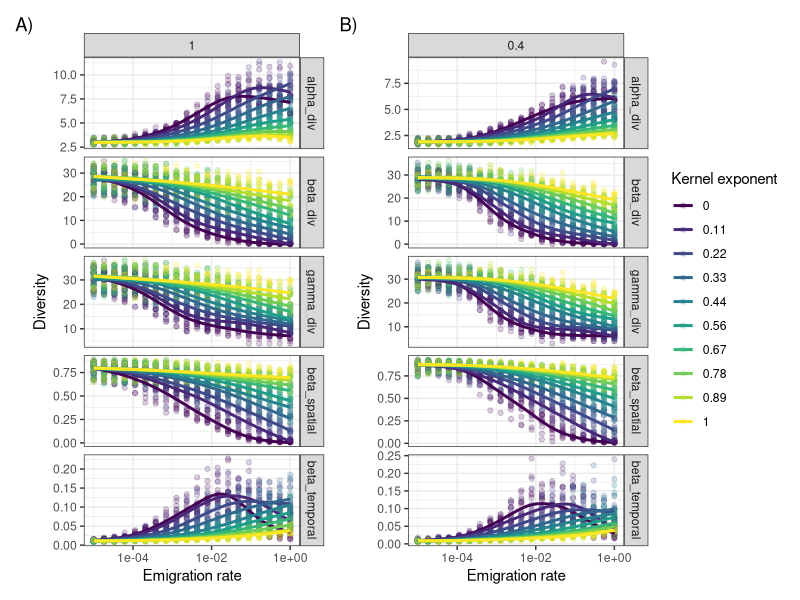
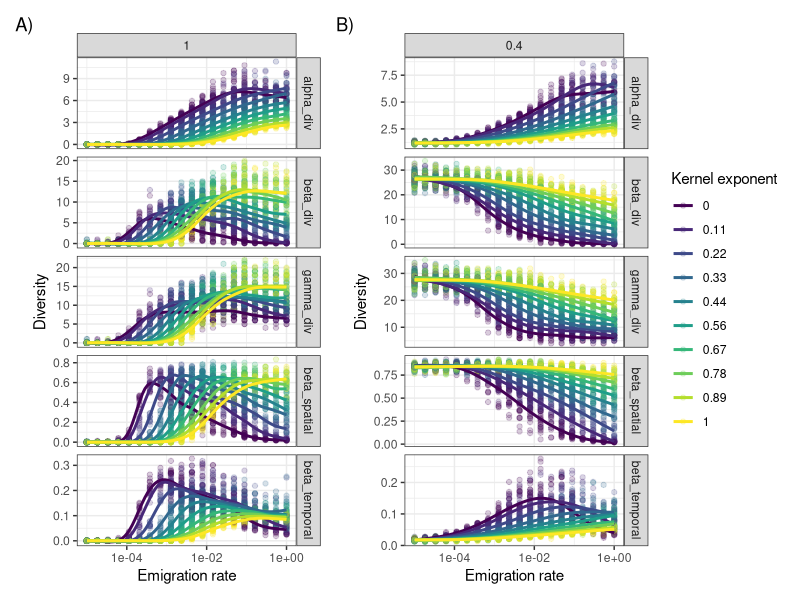
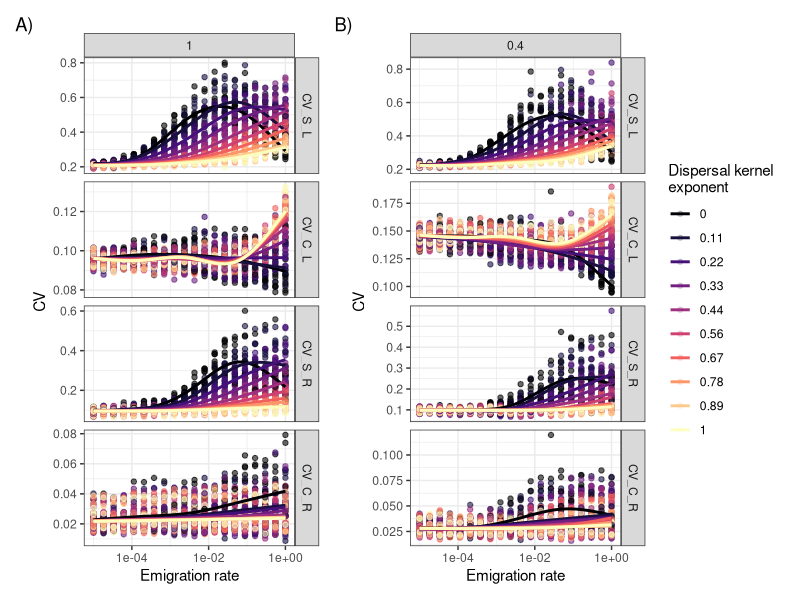
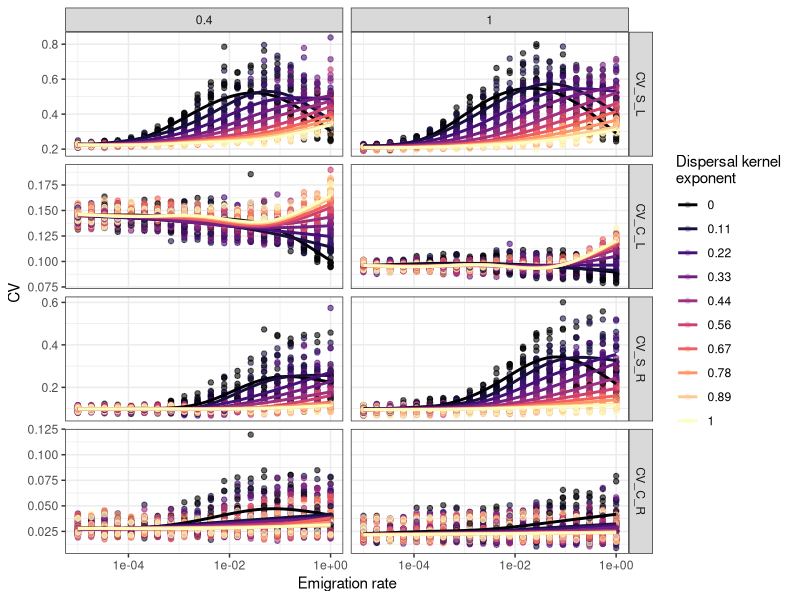
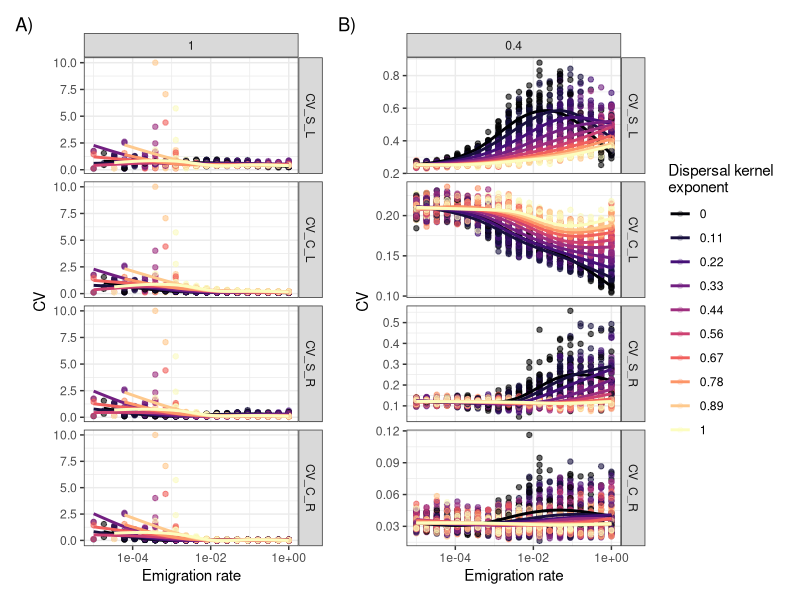
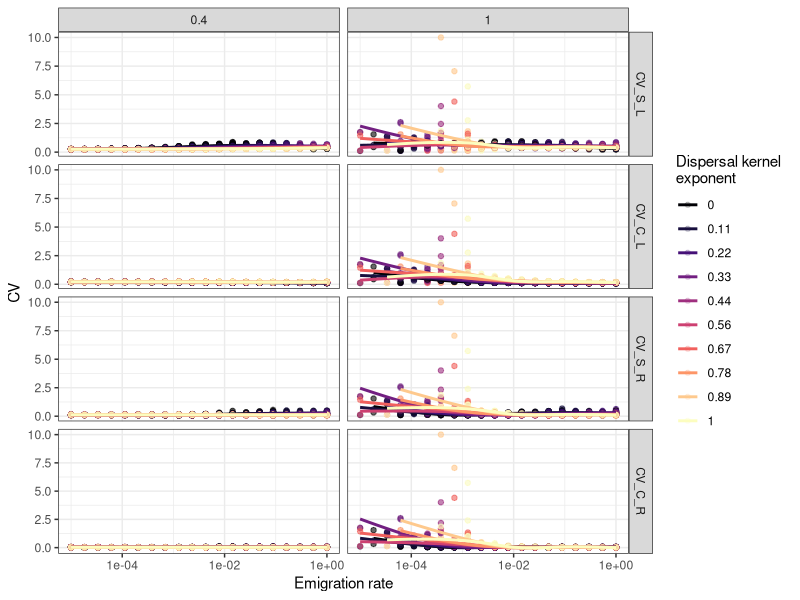
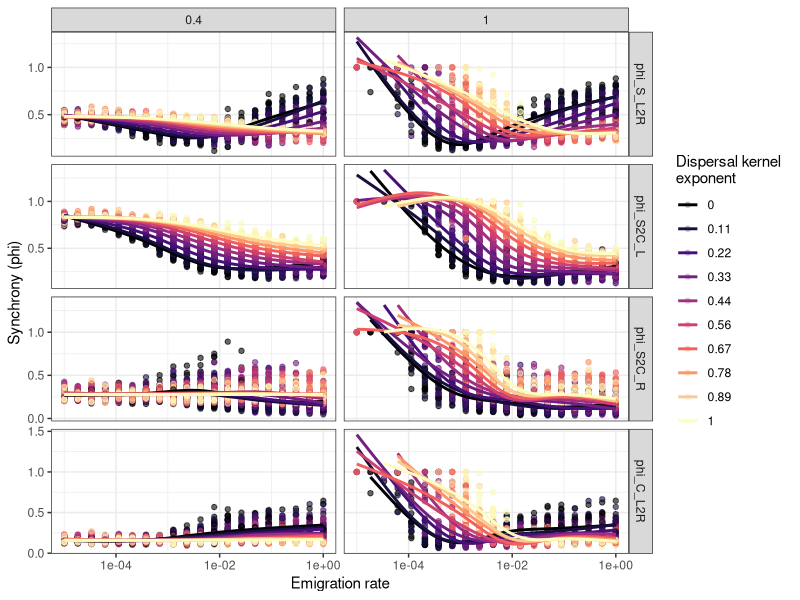
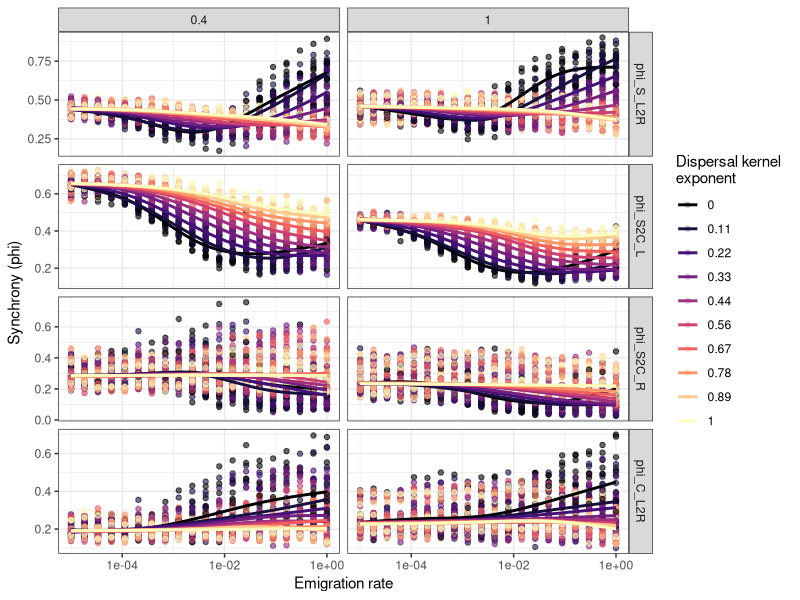

Reproduce these figures in R, in order. (Note: this script raises an error after producing the figures.)
library(tidyverse)
library(here)
library(patchwork)

theme_set(theme_bw())

variability <- read_csv(here("sim_output/variability_partitioning_disp_kernel_seedbank_2023-12-08_140313.336936.csv")) |> 
  bind_rows(read_csv(here("sim_output/variability_partitioning_disp_kernel_seedbank_2023-12-08_153919.129852.csv"))) |> 
  bind_rows(read_csv(here("sim_output/variability_partitioning_disp_kernel_seedbank_2023-12-08_173926.212731.csv"))) |> 
  bind_rows(read_csv(here("sim_output/variability_partitioning_disp_kernel_seedbank_2023-12-11_140319.539096.csv")))

# use additive diversity partitioning because some sites have mean alpha < 1, which makes beta hard to interpret  
variability <- variability |> mutate(beta_div = (gamma_div - alpha_div))
  

kernel_exps <- sort(unique(variability$kernel_exp))
disp_rates <- sort(unique(variability$disp_rate))
disturb_rates <- sort(unique(variability$disturb_rate))


# first analyze stable conditions

# Diversity patterns
div_long_stable <- variability %>% 
  filter(disturb_rate == 0) %>% 
  filter(condition == "stable") %>% 
  # pivot_longer(cols = c(CV_S_L, CV_C_L, CV_S_R, CV_C_R), 
  #              names_to = "variability", values_to = "CV") %>% 
  # pivot_longer(cols = c(phi_S_L2R, phi_C_L2R, phi_S2C_L, phi_S2C_R), 
  #              names_to = "synchrony", values_to = "phi") %>% 
  pivot_longer(cols = c(alpha_div, beta_div, gamma_div, beta_spatial, beta_temporal),
               names_to = "div_type", values_to = "diversity") %>% 
  mutate(#variability = factor(variability, levels = c("CV_S_L", "CV_C_L", "CV_S_R", "CV_C_R")),
    #synchrony = factor(synchrony, levels = c("phi_S_L2R", "phi_S2C_L", "phi_S2C_R", "phi_C_L2R")),
    div_type = factor(div_type, levels = c("alpha_div", "beta_div", "gamma_div", "beta_spatial", "beta_temporal")))


diversity_plot_no_sb <- div_long_stable %>% 
  filter(germ_rate == 1) %>% 
  ggplot(aes(x = disp_rate, y = diversity, color = as.factor(round(kernel_exp,2)))) + 
  geom_point(alpha = 0.2) + 
  #geom_smooth(method = "loess", span = .5, se = FALSE) + 
  geom_smooth(method = "gam", formula = y ~ s(x, k = 20, bs = "cs"), se = F) +
  scale_x_log10() +
  scale_color_viridis_d() +
  facet_grid(div_type ~ round(germ_rate,2), scales = "free_y") +
  labs(x = "Emigration rate", y = "Diversity", color = "Kernel exponent")

diversity_plot_with_sb <- div_long_stable %>%
  filter(germ_rate < 1) %>%
  ggplot(aes(x = disp_rate, y = diversity, color = as.factor(round(kernel_exp,2)))) +
  geom_point(alpha = 0.2) +
  #geom_smooth(method = "loess", span = .5, se = FALSE) +
  geom_smooth(method = "gam", formula = y ~ s(x, k = 20, bs = "cs"), se = F) +
  scale_x_log10() +
  scale_color_viridis_d() +
  facet_grid(div_type ~ round(germ_rate,2), scales = "free_y") +
  labs(x = "Emigration rate", y = "Diversity", color = "Kernel exponent")

figure_diversity <- diversity_plot_no_sb + diversity_plot_with_sb +
  plot_layout(ncol = 2, guides = "collect") + 
  plot_annotation(tag_levels = "A", tag_suffix = ")")
figure_diversity
# ggsave(plot = figure_diversity, filename = "figures/fig_diversity.pdf", width = 10, height = 8)


# Diversity patterns with disturbance
div_long_stable <- variability %>% 
  filter(disturb_rate == 0.01) %>% 
  filter(condition == "stable") %>% 
  # pivot_longer(cols = c(CV_S_L, CV_C_L, CV_S_R, CV_C_R), 
  #              names_to = "variability", values_to = "CV") %>% 
  # pivot_longer(cols = c(phi_S_L2R, phi_C_L2R, phi_S2C_L, phi_S2C_R), 
  #              names_to = "synchrony", values_to = "phi") %>% 
  pivot_longer(cols = c(alpha_div, beta_div, gamma_div, beta_spatial, beta_temporal),
               names_to = "div_type", values_to = "diversity") %>% 
  mutate(#variability = factor(variability, levels = c("CV_S_L", "CV_C_L", "CV_S_R", "CV_C_R")),
    #synchrony = factor(synchrony, levels = c("phi_S_L2R", "phi_S2C_L", "phi_S2C_R", "phi_C_L2R")),
    div_type = factor(div_type, levels = c("alpha_div", "beta_div", "gamma_div", "beta_spatial", "beta_temporal")))

diversity_plot_no_sb <- div_long_stable %>% 
  filter(germ_rate == 1) %>% 
  ggplot(aes(x = disp_rate, y = diversity, color = as.factor(round(kernel_exp,2)))) + 
  geom_point(alpha = 0.2) + 
  #geom_smooth(method = "loess", span = .5, se = FALSE) + 
  geom_smooth(method = "gam", formula = y ~ s(x, k = 20, bs = "cs"), se = F) +
  scale_x_log10() +
  scale_color_viridis_d() +
  facet_grid(div_type ~ round(germ_rate,2), scales = "free_y") +
  labs(x = "Emigration rate", y = "Diversity", color = "Kernel exponent")

diversity_plot_with_sb <- div_long_stable %>%
  filter(germ_rate < 1) %>%
  ggplot(aes(x = disp_rate, y = diversity, color = as.factor(round(kernel_exp,2)))) +
  geom_point(alpha = 0.2) +
  #geom_smooth(method = "loess", span = .5, se = FALSE) +
  geom_smooth(method = "gam", formula = y ~ s(x, k = 20, bs = "cs"), se = F) +
  scale_x_log10() +
  scale_color_viridis_d() +
  facet_grid(div_type ~ round(germ_rate,2), scales = "free_y") +
  labs(x = "Emigration rate", y = "Diversity", color = "Kernel exponent")

figure_diversity <- diversity_plot_no_sb + diversity_plot_with_sb +
  plot_layout(ncol = 2, guides = "collect") + 
  plot_annotation(tag_levels = "A", tag_suffix = ")")
figure_diversity
# ggsave(plot = figure_diversity, filename = "figures/fig_diversity.pdf", width = 10, height = 8)



#### 


# variability no disturbance
var_long_stable <- variability %>% 
  filter(disturb_rate == 0) %>% 
  filter(condition == "stable") %>% 
  pivot_longer(cols = c(CV_S_L, CV_C_L, CV_S_R, CV_C_R), 
               names_to = "variability", values_to = "CV") %>% 
  pivot_longer(cols = c(phi_S_L2R, phi_C_L2R, phi_S2C_L, phi_S2C_R), 
               names_to = "synchrony", values_to = "phi") %>% 
  mutate(variability = factor(variability, levels = c("CV_S_L", "CV_C_L", "CV_S_R", "CV_C_R")),
         synchrony = factor(synchrony, levels = c("phi_S_L2R", "phi_S2C_L", "phi_S2C_R", "phi_C_L2R")))

# Plot figures

# First, we'll just look at variability at different scales

panel_stable_var_no_sb <- var_long_stable %>% 
  filter(germ_rate == 1, gamma_div > 0) %>% 
  ggplot(aes(x = disp_rate, y = CV, color = as.factor(round(kernel_exp, 2)))) + 
  geom_point(alpha = 0.2) + 
  #geom_smooth(method = "loess", se = FALSE) +
  geom_smooth(method = "gam", formula = y ~ s(x, k = 5, bs = "cs"), se = FALSE) + 
  facet_grid(variability~round(germ_rate,2), scales = "free_y") +
  scale_x_log10() +
  scale_color_viridis_d(option = "A") +
  labs(color = "Dispersal kernel \nexponent",
       x = "Emigration rate")

panel_stable_var_with_sb <- var_long_stable %>% 
  filter(germ_rate < 1, gamma_div > 0) %>% 
  ggplot(aes(x = disp_rate, y = CV, color = as.factor(round(kernel_exp, 2)))) + 
  geom_point(alpha = 0.2) + 
  #geom_smooth(method = "loess", se = FALSE) +
  geom_smooth(method = "gam", formula = y ~ s(x, k = 5, bs = "cs"), se = FALSE) + 
  facet_grid(variability~round(germ_rate,2), scales = "free_y") +
  scale_x_log10() +
  scale_color_viridis_d(option = "A") +
  labs(color = "Dispersal kernel \nexponent",
       x = "Emigration rate")


fig_stable_variability <- panel_stable_var_no_sb + panel_stable_var_with_sb +
  plot_layout(ncol = 2, guides = "collect") + 
  plot_annotation(tag_levels = "A", tag_suffix = ")")
fig_stable_variability

# ggsave(filename = "figures/variability_stable_disturb_vs_undisturb.pdf",
#        plot = fig_stable_disturb_v_undisturb_variability,
#        height = 8, width = 10)

var_long_stable %>% 
  filter(gamma_div > 0) %>% 
  ggplot(aes(x = disp_rate, y = CV, color = as.factor(round(kernel_exp, 2)))) + 
  geom_point(alpha = 0.2) + 
  #geom_smooth(method = "loess", se = FALSE) +
  geom_smooth(method = "gam", formula = y ~ s(x, k = 5, bs = "cs"), se = FALSE) + 
  facet_grid(variability~round(germ_rate,2), scales = "free_y") +
  scale_x_log10() +
  scale_color_viridis_d(option = "A") +
  labs(color = "Dispersal kernel \nexponent",
       x = "Emigration rate")



# variability with disturbance
var_long_stable <- variability %>% 
  filter(disturb_rate == .01) %>% 
  filter(condition == "stable") %>% 
  pivot_longer(cols = c(CV_S_L, CV_C_L, CV_S_R, CV_C_R), 
               names_to = "variability", values_to = "CV") %>% 
  pivot_longer(cols = c(phi_S_L2R, phi_C_L2R, phi_S2C_L, phi_S2C_R), 
               names_to = "synchrony", values_to = "phi") %>% 
  mutate(variability = factor(variability, levels = c("CV_S_L", "CV_C_L", "CV_S_R", "CV_C_R")),
         synchrony = factor(synchrony, levels = c("phi_S_L2R", "phi_S2C_L", "phi_S2C_R", "phi_C_L2R")))

# Plot figures

# First, we'll just look at variability at different scales

panel_stable_var_no_sb <- var_long_stable %>% 
  filter(germ_rate == 1, gamma_div > 0) %>% 
  ggplot(aes(x = disp_rate, y = CV, color = as.factor(round(kernel_exp, 2)))) + 
  geom_point(alpha = 0.2) + 
  #geom_smooth(method = "loess", se = FALSE) +
  geom_smooth(method = "gam", formula = y ~ s(x, k = 5, bs = "cs"), se = FALSE) + 
  facet_grid(variability~round(germ_rate,2), scales = "free_y") +
  scale_x_log10() +
  #scale_y_continuous(limits = c(0, 2)) +
  scale_color_viridis_d(option = "A") +
  labs(color = "Dispersal kernel \nexponent",
       x = "Emigration rate")

panel_stable_var_with_sb <- var_long_stable %>% 
  filter(germ_rate < 1, gamma_div > 0) %>% 
  ggplot(aes(x = disp_rate, y = CV, color = as.factor(round(kernel_exp, 2)))) + 
  geom_point(alpha = 0.2) + 
  #geom_smooth(method = "loess", se = FALSE) +
  geom_smooth(method = "gam", formula = y ~ s(x, k = 5, bs = "cs"), se = FALSE) + 
  facet_grid(variability~round(germ_rate,2), scales = "free_y") +
  scale_x_log10() + 
  #scale_y_continuous(limits = c(0,2)) +
  scale_color_viridis_d(option = "A") +
  labs(color = "Dispersal kernel \nexponent",
       x = "Emigration rate")


fig_stable_variability <- panel_stable_var_no_sb + panel_stable_var_with_sb +
  plot_layout(ncol = 2, guides = "collect") + 
  plot_annotation(tag_levels = "A", tag_suffix = ")")
fig_stable_variability

var_long_stable %>% 
  filter(gamma_div > 0) %>% 
  ggplot(aes(x = disp_rate, y = CV, color = as.factor(round(kernel_exp, 2)))) + 
  geom_point(alpha = 0.2) + 
  #geom_smooth(method = "loess", se = FALSE) +
  geom_smooth(method = "gam", formula = y ~ s(x, k = 5, bs = "cs"), se = FALSE) + 
  facet_grid(variability~round(germ_rate,2), scales = "free_y") +
  scale_x_log10() +
  scale_color_viridis_d(option = "A") +
  labs(color = "Dispersal kernel \nexponent",
       x = "Emigration rate")


# now look at the phi values, the scaling coefficients
var_long_stable <- variability %>% 
  #filter(disturb_rate == .01) %>% 
  filter(condition == "stable") %>% 
  pivot_longer(cols = c(CV_S_L, CV_C_L, CV_S_R, CV_C_R), 
               names_to = "variability", values_to = "CV") %>% 
  pivot_longer(cols = c(phi_S_L2R, phi_C_L2R, phi_S2C_L, phi_S2C_R), 
               names_to = "synchrony", values_to = "phi") %>% 
  mutate(variability = factor(variability, levels = c("CV_S_L", "CV_C_L", "CV_S_R", "CV_C_R")),
         synchrony = factor(synchrony, levels = c("phi_S_L2R", "phi_S2C_L", "phi_S2C_R", "phi_C_L2R")))

# no disturbance
panel_stable_phi_disturbed <- var_long_stable %>% 
  filter(disturb_rate > 0, gamma_div > 0) %>% 
  ggplot(aes(x = disp_rate, y = phi, color = as.factor(round(kernel_exp, 2)))) + 
  geom_point(alpha = 0.2) + 
  geom_smooth(method = "gam", formula = y ~ s(x, k = 5, bs = "cs"), se = FALSE) + 
  facet_grid(synchrony~round(germ_rate,2), scales = "free_y") +
  scale_x_log10() +
  scale_color_viridis_d(option = "A") +
  labs(color = "Dispersal kernel \nexponent",
       x = "Emigration rate", y = "Synchrony (phi)") 
panel_stable_phi_disturbed

panel_stable_phi_undisturbed <- var_long_stable %>% 
  filter(disturb_rate == 0, gamma_div > 0) %>% 
  ggplot(aes(x = disp_rate, y = phi, color = as.factor(round(kernel_exp, 2)))) + 
  geom_point(alpha = 0.2) + 
  geom_smooth(method = "gam", formula = y ~ s(x, k = 5, bs = "cs"), se = FALSE) + 
  facet_grid(synchrony~round(germ_rate,2), scales = "free_y") +
  scale_x_log10() +
  scale_color_viridis_d(option = "A") +
  labs(color = "Dispersal kernel \nexponent",
       x = "Emigration rate", y = "Synchrony (phi)") 
panel_stable_phi_undisturbed

# fig_stable_disturb_v_undisturb_phi <- panel_stable_phi_undisturbed + panel_stable_phi_disturbed +
#   plot_layout(ncol = 2, guides = "collect") + 
#   plot_annotation(tag_levels = "A", tag_suffix = ")")
# fig_stable_disturb_v_undisturb_phi
# ggsave(filename = "figures/variability_phi_stable_disturb_vs_undisturb.pdf",
#        plot = fig_stable_disturb_v_undisturb_phi,
#        height = 8, width = 10)
# 
# var_long_stable %>% 
#   filter(gamma_div > 0) %>% 
#   ggplot(aes(x = disp_rate, y = phi, color = as.factor(round(kernel_exp, 2)))) + 
#   geom_point(alpha = 0.2) + 
#   geom_smooth(method = "gam", formula = y ~ s(x, k = 20, bs = "cs"), se = FALSE) + 
#   facet_grid(synchrony~round(germ_rate,2), scales = "free_y") +
#   scale_x_log10() +
#   scale_color_viridis_d(option = "A") +
#   labs(color = "Dispersal kernel \nexponent",
#        x = "Emigration rate", y = "Synchrony (phi)") 
# 

# now diversity-stability relationships


variability %>% 
  filter(condition == "stable", disturb_rate ==0) %>% 
  filter(germ_rate == 1, alpha_div > 0) %>% 
  ggplot(aes(x = beta_div, y = phi_C_L2R)) + 
  geom_point(alpha = 0.3) + 
  geom_smooth(se=FALSE) 

variability %>% 
  filter(condition == "stable", disturb_rate ==0) %>% 
  filter(germ_rate < 1, alpha_div > 0) %>% 
  ggplot(aes(x = beta_div, y = phi_C_L2R)) + 
  geom_point(alpha = 0.3) + 
  geom_smooth(se=FALSE) 

variability %>% 
  filter(condition == "stable", disturb_rate ==.01) %>% 
  filter(germ_rate == 1, alpha_div > 0) %>% 
  ggplot(aes(x = beta_div, y = phi_C_L2R)) + 
  geom_point(alpha = 0.3) + 
  geom_smooth(se=FALSE) 

variability %>% 
  filter(condition == "stable", disturb_rate ==0.01) %>% 
  filter(germ_rate < 1, alpha_div > 0) %>% 
  ggplot(aes(x = beta_div, y = phi_C_L2R)) + 
  geom_point(alpha = 0.3) + 
  geom_smooth(se=FALSE) 


variability %>% 
  filter(temp_auto == 0, spat_auto == 10) %>% 
  filter(condition == "stable", disturb_rate < 0.1) %>% 
  filter(disturb_rate == 0, alpha_div > 0) %>% 
  filter(kernel_exp %in% c(0,1)) %>% 
  ggplot(aes(x = alpha_div, y = CV_C_L, color = as.factor(disp_rate))) + 
  geom_point(alpha = 0.3) + 
  geom_smooth(method = "lm", se=FALSE) +
  facet_wrap(~as.factor(kernel_exp), scales = "free") + 
  scale_color_viridis_d() +
  theme_minimal() +
  theme(legend.position = "none")


# local dsrs
variability %>% 
  filter(condition == "stable") %>% 
  ggplot(aes(x = local_dsr_richness, y = local_dsr_cv, color = as.factor(kernel_exp))) + 
  geom_point(alpha = .3) + 
  geom_smooth(method = "lm", se = FALSE) + 
  facet_grid(as.factor(round(germ_rate,2))~as.factor(disp_rate), scales = "free") + 
  scale_color_viridis_d() + 
  theme_minimal()


variability %>% 
  filter(condition == "stable") %>% 
  filter(disturb_rate == 0) %>% 
  ggplot(aes(x = local_dsr_richness, y = local_dsr_cv, color = as.factor(kernel_exp))) + 
  geom_point(alpha = .3) + 
  geom_smooth(method = "lm", se = FALSE) + 
  scale_color_viridis_d() + 
  theme_minimal() +
  facet_grid(~round(germ_rate,2), scales = "free_y")









###################### Equal

#### Stable


# Diversity patterns
div_long_equal <- variability %>% 
  filter(disturb_rate == 0) %>% 
  filter(condition == "equal") %>% 
  # pivot_longer(cols = c(CV_S_L, CV_C_L, CV_S_R, CV_C_R), 
  #              names_to = "variability", values_to = "CV") %>% 
  # pivot_longer(cols = c(phi_S_L2R, phi_C_L2R, phi_S2C_L, phi_S2C_R), 
  #              names_to = "synchrony", values_to = "phi") %>% 
  pivot_longer(cols = c(alpha_div, beta_div, gamma_div, beta_spatial, beta_temporal),
               names_to = "div_type", values_to = "diversity") %>% 
  mutate(#variability = factor(variability, levels = c("CV_S_L", "CV_C_L", "CV_S_R", "CV_C_R")),
    #synchrony = factor(synchrony, levels = c("phi_S_L2R", "phi_S2C_L", "phi_S2C_R", "phi_C_L2R")),
    div_type = factor(div_type, levels = c("alpha_div", "beta_div", "gamma_div", "beta_spatial", "beta_temporal")))

diversity_plot_no_sb <- div_long_equal %>% 
  filter(germ_rate == 1) %>% 
  ggplot(aes(x = disp_rate, y = diversity, color = as.factor(round(kernel_exp,2)))) + 
  geom_point(alpha = 0.2) + 
  #geom_smooth(method = "loess", span = .5, se = FALSE) + 
  geom_smooth(method = "gam", formula = y ~ s(x, k = 20, bs = "cs"), se = F) +
  scale_x_log10() +
  scale_color_viridis_d() +
  facet_grid(div_type ~ round(germ_rate,2), scales = "free_y") +
  labs(x = "Emigration rate", y = "Diversity", color = "Kernel exponent")

diversity_plot_with_sb <- div_long_equal %>%
  filter(germ_rate < 1) %>%
  ggplot(aes(x = disp_rate, y = diversity, color = as.factor(round(kernel_exp,2)))) +
  geom_point(alpha = 0.2) +
  #geom_smooth(method = "loess", span = .5, se = FALSE) +
  geom_smooth(method = "gam", formula = y ~ s(x, k = 20, bs = "cs"), se = F) +
  scale_x_log10() +
  scale_color_viridis_d() +
  facet_grid(div_type ~ round(germ_rate,2), scales = "free_y") +
  labs(x = "Emigration rate", y = "Diversity", color = "Kernel exponent")

figure_diversity <- diversity_plot_no_sb + diversity_plot_with_sb +
  plot_layout(ncol = 2, guides = "collect") + 
  plot_annotation(tag_levels = "A", tag_suffix = ")")
figure_diversity
# ggsave(plot = figure_diversity, filename = "figures/fig_diversity.pdf", width = 10, height = 8)


# Diversity patterns with disturbance
div_long_equal <- variability %>% 
  filter(disturb_rate == 0.01) %>% 
  filter(condition == "equal") %>% 
  # pivot_longer(cols = c(CV_S_L, CV_C_L, CV_S_R, CV_C_R), 
  #              names_to = "variability", values_to = "CV") %>% 
  # pivot_longer(cols = c(phi_S_L2R, phi_C_L2R, phi_S2C_L, phi_S2C_R), 
  #              names_to = "synchrony", values_to = "phi") %>% 
  pivot_longer(cols = c(alpha_div, beta_div, gamma_div, beta_spatial, beta_temporal),
               names_to = "div_type", values_to = "diversity") %>% 
  mutate(#variability = factor(variability, levels = c("CV_S_L", "CV_C_L", "CV_S_R", "CV_C_R")),
    #synchrony = factor(synchrony, levels = c("phi_S_L2R", "phi_S2C_L", "phi_S2C_R", "phi_C_L2R")),
    div_type = factor(div_type, levels = c("alpha_div", "beta_div", "gamma_div", "beta_spatial", "beta_temporal")))

diversity_plot_no_sb <- div_long_equal %>% 
  filter(germ_rate == 1) %>% 
  ggplot(aes(x = disp_rate, y = diversity, color = as.factor(round(kernel_exp,2)))) + 
  geom_point(alpha = 0.2) + 
  #geom_smooth(method = "loess", span = .5, se = FALSE) + 
  geom_smooth(method = "gam", formula = y ~ s(x, k = 20, bs = "cs"), se = F) +
  scale_x_log10() +
  scale_color_viridis_d() +
  facet_grid(div_type ~ round(germ_rate,2), scales = "free_y") +
  labs(x = "Emigration rate", y = "Diversity", color = "Kernel exponent")

diversity_plot_with_sb <- div_long_equal %>%
  filter(germ_rate < 1) %>%
  ggplot(aes(x = disp_rate, y = diversity, color = as.factor(round(kernel_exp,2)))) +
  geom_point(alpha = 0.2) +
  #geom_smooth(method = "loess", span = .5, se = FALSE) +
  geom_smooth(method = "gam", formula = y ~ s(x, k = 20, bs = "cs"), se = F) +
  scale_x_log10() +
  scale_color_viridis_d() +
  facet_grid(div_type ~ round(germ_rate,2), scales = "free_y") +
  labs(x = "Emigration rate", y = "Diversity", color = "Kernel exponent")

figure_diversity <- diversity_plot_no_sb + diversity_plot_with_sb +
  plot_layout(ncol = 2, guides = "collect") + 
  plot_annotation(tag_levels = "A", tag_suffix = ")")
figure_diversity
# ggsave(plot = figure_diversity, filename = "figures/fig_diversity.pdf", width = 10, height = 8)



#### 


# variability no disturbance
var_long_equal <- variability %>% 
  filter(disturb_rate == 0) %>% 
  filter(condition == "equal") %>% 
  pivot_longer(cols = c(CV_S_L, CV_C_L, CV_S_R, CV_C_R), 
               names_to = "variability", values_to = "CV") %>% 
  pivot_longer(cols = c(phi_S_L2R, phi_C_L2R, phi_S2C_L, phi_S2C_R), 
               names_to = "synchrony", values_to = "phi") %>% 
  mutate(variability = factor(variability, levels = c("CV_S_L", "CV_C_L", "CV_S_R", "CV_C_R")),
         synchrony = factor(synchrony, levels = c("phi_S_L2R", "phi_S2C_L", "phi_S2C_R", "phi_C_L2R")))

# Plot figures

# First, we'll just look at variability at different scales

panel_equal_var_no_sb <- var_long_equal %>% 
  filter(germ_rate == 1, gamma_div > 0) %>% 
  ggplot(aes(x = disp_rate, y = CV, color = as.factor(round(kernel_exp, 2)))) + 
  geom_point(alpha = 0.2) + 
  #geom_smooth(method = "loess", se = FALSE) +
  geom_smooth(method = "gam", formula = y ~ s(x, k = 5, bs = "cs"), se = FALSE) + 
  facet_grid(variability~round(germ_rate,2), scales = "free_y") +
  scale_x_log10() +
  scale_color_viridis_d(option = "A") +
  labs(color = "Dispersal kernel \nexponent",
       x = "Emigration rate")

panel_equal_var_with_sb <- var_long_equal %>% 
  filter(germ_rate < 1, gamma_div > 0) %>% 
  ggplot(aes(x = disp_rate, y = CV, color = as.factor(round(kernel_exp, 2)))) + 
  geom_point(alpha = 0.2) + 
  #geom_smooth(method = "loess", se = FALSE) +
  geom_smooth(method = "gam", formula = y ~ s(x, k = 20, bs = "cs"), se = FALSE) + 
  facet_grid(variability~round(germ_rate,2), scales = "free_y") +
  scale_x_log10() +
  scale_color_viridis_d(option = "A") +
  labs(color = "Dispersal kernel \nexponent",
       x = "Emigration rate")


fig_equal_variability <- panel_equal_var_no_sb + panel_equal_var_with_sb +
  plot_layout(ncol = 2, guides = "collect") + 
  plot_annotation(tag_levels = "A", tag_suffix = ")")
fig_equal_variability

ggsave(filename = "figures/variability_equal_disturb_vs_undisturb.pdf",
       plot = fig_equal_disturb_v_undisturb_variability,
       height = 8, width = 10)

var_long_equal %>% 
  filter(gamma_div > 0) %>% 
  ggplot(aes(x = disp_rate, y = CV, color = as.factor(round(kernel_exp, 2)))) + 
  geom_point(alpha = 0.2) + 
  #geom_smooth(method = "loess", se = FALSE) +
  geom_smooth(method = "gam", formula = y ~ s(x, k = 20, bs = "cs"), se = FALSE) + 
  facet_grid(variability~round(germ_rate,2), scales = "free_y") +
  scale_x_log10() +
  scale_color_viridis_d(option = "A") +
  labs(color = "Dispersal kernel \nexponent",
       x = "Emigration rate")



# variability with disturbance
var_long_equal <- variability %>% 
  filter(disturb_rate == .01) %>% 
  filter(condition == "equal") %>% 
  pivot_longer(cols = c(CV_S_L, CV_C_L, CV_S_R, CV_C_R), 
               names_to = "variability", values_to = "CV") %>% 
  pivot_longer(cols = c(phi_S_L2R, phi_C_L2R, phi_S2C_L, phi_S2C_R), 
               names_to = "synchrony", values_to = "phi") %>% 
  mutate(variability = factor(variability, levels = c("CV_S_L", "CV_C_L", "CV_S_R", "CV_C_R")),
         synchrony = factor(synchrony, levels = c("phi_S_L2R", "phi_S2C_L", "phi_S2C_R", "phi_C_L2R")))

# Plot figures

# First, we'll just look at variability at different scales

panel_equal_var_no_sb <- var_long_equal %>% 
  filter(germ_rate == 1, gamma_div > 0, disp_rate > 1e-4) %>% 
  ggplot(aes(x = disp_rate, y = CV, color = as.factor(round(kernel_exp, 2)))) + 
  geom_point(alpha = 0.2) + 
  #geom_smooth(method = "loess", se = FALSE) +
  geom_smooth(method = "gam", formula = y ~ s(x, k = 5, bs = "cs"), se = FALSE) + 
  facet_grid(variability~round(germ_rate,2), scales = "free_y") +
  scale_x_log10() +
  #scale_y_continuous(limits = c(0, 2)) +
  scale_color_viridis_d(option = "A") +
  labs(color = "Dispersal kernel \nexponent",
       x = "Emigration rate")

panel_equal_var_with_sb <- var_long_equal %>% 
  filter(germ_rate < 1, gamma_div > 0, disp_rate > 1e-4) %>% 
  ggplot(aes(x = disp_rate, y = CV, color = as.factor(round(kernel_exp, 2)))) + 
  geom_point(alpha = 0.2) + 
  #geom_smooth(method = "loess", se = FALSE) +
  geom_smooth(method = "gam", formula = y ~ s(x, k = 20, bs = "cs"), se = FALSE) + 
  facet_grid(variability~round(germ_rate,2), scales = "free_y") +
  scale_x_log10() + 
  #scale_y_continuous(limits = c(0,2)) +
  scale_color_viridis_d(option = "A") +
  labs(color = "Dispersal kernel \nexponent",
       x = "Emigration rate")


fig_equal_variability <- panel_equal_var_no_sb + panel_equal_var_with_sb +
  plot_layout(ncol = 2, guides = "collect") + 
  plot_annotation(tag_levels = "A", tag_suffix = ")")
fig_equal_variability

var_long_equal %>% 
  filter(gamma_div > 0) %>% 
  ggplot(aes(x = disp_rate, y = CV, color = as.factor(round(kernel_exp, 2)))) + 
  geom_point(alpha = 0.2) + 
  #geom_smooth(method = "loess", se = FALSE) +
  geom_smooth(method = "gam", formula = y ~ s(x, k = 20, bs = "cs"), se = FALSE) + 
  facet_grid(variability~round(germ_rate,2), scales = "free_y") +
  scale_x_log10() +
  scale_color_viridis_d(option = "A") +
  labs(color = "Dispersal kernel \nexponent",
       x = "Emigration rate")


# now look at the phi values, the scaling coefficients
var_long_equal <- variability %>% 
  #filter(disturb_rate == .01) %>% 
  filter(condition == "equal") %>% 
  pivot_longer(cols = c(CV_S_L, CV_C_L, CV_S_R, CV_C_R), 
               names_to = "variability", values_to = "CV") %>% 
  pivot_longer(cols = c(phi_S_L2R, phi_C_L2R, phi_S2C_L, phi_S2C_R), 
               names_to = "synchrony", values_to = "phi") %>% 
  mutate(variability = factor(variability, levels = c("CV_S_L", "CV_C_L", "CV_S_R", "CV_C_R")),
         synchrony = factor(synchrony, levels = c("phi_S_L2R", "phi_S2C_L", "phi_S2C_R", "phi_C_L2R")))

# no disturbance
panel_equal_phi_disturbed <- var_long_equal %>% 
  filter(disturb_rate > 0, gamma_div > 0) %>% 
  ggplot(aes(x = disp_rate, y = phi, color = as.factor(round(kernel_exp, 2)))) + 
  geom_point(alpha = 0.2) + 
  geom_smooth(method = "gam", formula = y ~ s(x, k = 5, bs = "cs"), se = FALSE) + 
  facet_grid(synchrony~round(germ_rate,2), scales = "free_y") +
  scale_x_log10() +
  scale_color_viridis_d(option = "A") +
  labs(color = "Dispersal kernel \nexponent",
       x = "Emigration rate", y = "Synchrony (phi)") 
panel_equal_phi_disturbed

panel_equal_phi_undisturbed <- var_long_equal %>% 
  filter(disturb_rate == 0, gamma_div > 0) %>% 
  ggplot(aes(x = disp_rate, y = phi, color = as.factor(round(kernel_exp, 2)))) + 
  geom_point(alpha = 0.2) + 
  geom_smooth(method = "gam", formula = y ~ s(x, k = 5, bs = "cs"), se = FALSE) + 
  facet_grid(synchrony~round(germ_rate,2), scales = "free_y") +
  scale_x_log10() +
  scale_color_viridis_d(option = "A") +
  labs(color = "Dispersal kernel \nexponent",
       x = "Emigration rate", y = "Synchrony (phi)") 
panel_equal_phi_undisturbed

# fig_equal_disturb_v_undisturb_phi <- panel_equal_phi_undisturbed + panel_equal_phi_disturbed +
#   plot_layout(ncol = 2, guides = "collect") + 
#   plot_annotation(tag_levels = "A", tag_suffix = ")")
# fig_equal_disturb_v_undisturb_phi
# ggsave(filename = "figures/variability_phi_equal_disturb_vs_undisturb.pdf",
#        plot = fig_equal_disturb_v_undisturb_phi,
#        height = 8, width = 10)
# 
# var_long_equal %>% 
#   filter(gamma_div > 0) %>% 
#   ggplot(aes(x = disp_rate, y = phi, color = as.factor(round(kernel_exp, 2)))) + 
#   geom_point(alpha = 0.2) + 
#   geom_smooth(method = "gam", formula = y ~ s(x, k = 20, bs = "cs"), se = FALSE) + 
#   facet_grid(synchrony~round(germ_rate,2), scales = "free_y") +
#   scale_x_log10() +
#   scale_color_viridis_d(option = "A") +
#   labs(color = "Dispersal kernel \nexponent",
#        x = "Emigration rate", y = "Synchrony (phi)") 
# 

# now diversity-stability relationships


variability %>% 
  filter(condition == "equal", disturb_rate ==0) %>% 
  filter(germ_rate == 1, alpha_div > 0) %>% 
  ggplot(aes(x = beta_div, y = phi_C_L2R)) + 
  geom_point(alpha = 0.3) + 
  geom_smooth(se=FALSE) 

variability %>% 
  filter(condition == "equal", disturb_rate ==0) %>% 
  filter(germ_rate < 1, alpha_div > 0) %>% 
  ggplot(aes(x = beta_div, y = phi_C_L2R)) + 
  geom_point(alpha = 0.3) + 
  geom_smooth(se=FALSE) 

variability %>% 
  filter(condition == "equal", disturb_rate ==.01) %>% 
  filter(germ_rate == 1, alpha_div > 0) %>% 
  ggplot(aes(x = beta_div, y = phi_C_L2R)) + 
  geom_point(alpha = 0.3) + 
  geom_smooth(se=FALSE) 

variability %>% 
  filter(condition == "equal", disturb_rate ==0.01) %>% 
  filter(germ_rate < 1, alpha_div > 0) %>% 
  ggplot(aes(x = beta_div, y = phi_C_L2R)) + 
  geom_point(alpha = 0.3) + 
  geom_smooth(se=FALSE) 


variability %>% 
  filter(temp_auto == 0, spat_auto == 10) %>% 
  filter(condition == "equal", disturb_rate < 0.1) %>% 
  filter(disturb_rate == 0, alpha_div > 0) %>% 
  filter(kernel_exp %in% c(0,1)) %>% 
  ggplot(aes(x = alpha_div, y = CV_C_L, color = as.factor(disp_rate))) + 
  geom_point(alpha = 0.3) + 
  geom_smooth(method = "lm", se=FALSE) +
  facet_wrap(~as.factor(kernel_exp), scales = "free") + 
  scale_color_viridis_d() +
  theme_minimal() +
  theme(legend.position = "none")


# local dsrs
variability %>% 
  filter(condition == "equal") %>% 
  ggplot(aes(x = local_dsr_richness, y = local_dsr_cv, color = as.factor(kernel_exp))) + 
  geom_point(alpha = .3) + 
  geom_smooth(method = "lm", se = FALSE) + 
  facet_grid(as.factor(round(germ_rate,2))~as.factor(disp_rate), scales = "free") + 
  scale_color_viridis_d() + 
  theme_minimal()


variability %>% 
  filter(condition == "equal") %>% 
  filter(disturb_rate == 0) %>% 
  ggplot(aes(x = local_dsr_richness, y = local_dsr_cv, color = as.factor(kernel_exp))) + 
  geom_point(alpha = .3) + 
  geom_smooth(method = "lm", se = FALSE) + 
  scale_color_viridis_d() + 
  theme_minimal() +
  facet_grid(~round(germ_rate,2), scales = "free_y")